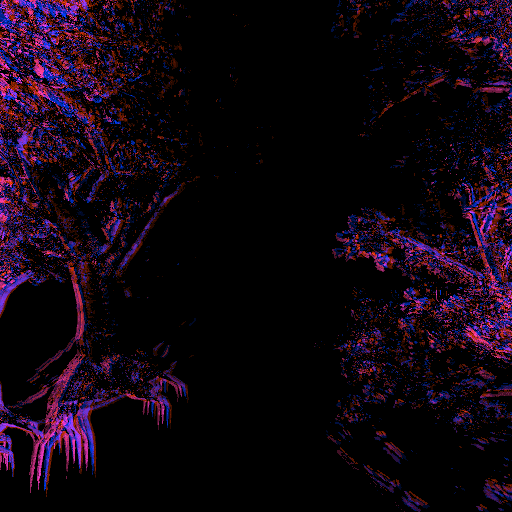
#> input picture logs/event_accumulation/1777244158093_670487.png, 512 x 512 px
$ python -i grounding_dino_client.py   (imports and definitions only)
#> lines starting #> are read from the running program, lines starting #| are printed output that depends on the picture
import base64
import json
import os
import re
import urllib.request

from io import BytesIO

import numpy as np
from PIL import Image


class GroundingDINOClient:
    def __init__(
        self,
        enabled=None,
        server_url=None,
        box_threshold=0.25,
        text_threshold=0.20,
        max_images_per_step=4,
        timeout=20,
    ):
        if enabled is None:
            enabled = os.getenv("USE_GROUNDING_DINO", "0") == "1"

        self.enabled = enabled
        self.server_url = server_url or os.getenv(
            "GDINO_SERVER_URL",
            "http://127.0.0.1:8008/detect"
        )
        self.box_threshold = float(os.getenv("GROUNDINGDINO_BOX_THRESHOLD", box_threshold))
        self.text_threshold = float(os.getenv("GROUNDINGDINO_TEXT_THRESHOLD", text_threshold))
        self.max_images_per_step = int(os.getenv("GROUNDINGDINO_MAX_IMAGES", max_images_per_step))
        self.timeout = int(os.getenv("GROUNDINGDINO_TIMEOUT", timeout))

        self.prompt_source = os.getenv("GROUNDINGDINO_PROMPT_SOURCE", "llm").lower()
        self.prompt_model = os.getenv("GROUNDINGDINO_PROMPT_MODEL", "gpt-4.1-mini")
        self.prompt_timeout = int(os.getenv("GROUNDINGDINO_PROMPT_TIMEOUT", "20"))
        self.max_prompt_phrases = int(os.getenv("GROUNDINGDINO_MAX_PROMPT_PHRASES", "8"))
        self.max_prompt_words = int(os.getenv("GROUNDINGDINO_MAX_PROMPT_WORDS", "8"))
        self.use_prompt_cache = os.getenv("GROUNDINGDINO_PROMPT_CACHE", "1") == "1"

        self.prompt_cache = {}
        self.has_warned = False
        self.has_prompt_warned = False

    # [83 lines left out: functions detect_episode, post_json, not called in this run]

    def encode_rgb_images(self, rgb_images):
        encoded_images = []

        for image_index, image_data in enumerate(rgb_images[:self.max_images_per_step]):
            try:
                image = self.decode_image(image_data)

                buffer = BytesIO()
                image.save(buffer, format="PNG")
                image_base64 = base64.b64encode(buffer.getvalue()).decode("utf-8")

                encoded_images.append({
                    "image_index": image_index,
                    "data": image_base64
                })
            except Exception as e:
                if not self.has_warned:
                    print(f"[GroundingDINO] failed to encode rgb image: {e}")
                    self.has_warned = True

        return encoded_images

    def decode_image(self, image_data):
        if isinstance(image_data, Image.Image):
            return image_data.convert("RGB")

        if isinstance(image_data, bytes):
            return Image.open(BytesIO(image_data)).convert("RGB")

        if isinstance(image_data, bytearray):
            return Image.open(BytesIO(bytes(image_data))).convert("RGB")

        if isinstance(image_data, str):
            return Image.open(image_data).convert("RGB")

        if isinstance(image_data, np.ndarray):
            array = image_data
            if array.dtype != np.uint8:
                array = np.clip(array, 0, 255).astype(np.uint8)
            if array.ndim == 2:
                array = np.stack([array, array, array], axis=-1)
            return Image.fromarray(array).convert("RGB")

        if hasattr(image_data, "image_data_uint8"):
            raw_data = image_data.image_data_uint8

            if isinstance(raw_data, bytes):
                try:
                    return Image.open(BytesIO(raw_data)).convert("RGB")
                except Exception:
                    pass

            array = np.frombuffer(raw_data, dtype=np.uint8)
            height = getattr(image_data, "height", 0)
            width = getattr(image_data, "width", 0)

            if height > 0 and width > 0:
                array = array.reshape(height, width, 3)
                return Image.fromarray(array).convert("RGB")

        raise TypeError(f"Unsupported image data type: {type(image_data)}")

    # [471 lines left out: functions build_text_prompt, build_text_prompt_info, extract_detection_phrases, extract_phrases_with_llm, get_prompt_llm_config, build_phrase_extraction_prompt and 16 more, not called in this run]

>>> import cv2
>>> picture = cv2.imread('../../logs/event_accumulation/1777244158093_670487.png', cv2.IMREAD_GRAYSCALE)
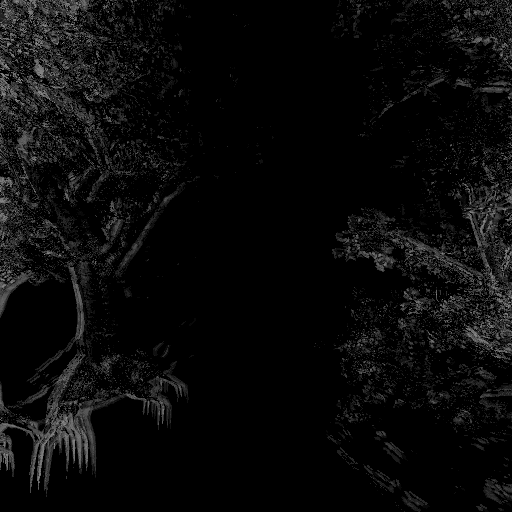
#> picture: shape (512, 512); min 0, max 140, mean 10.1
>>> result = GroundingDINOClient().encode_rgb_images(picture)
#> in decode_image, `array = image_data`: array = 512 values, max 132 at index 71, min 0 at index 0, mean 21.66
#> result = 4 items
